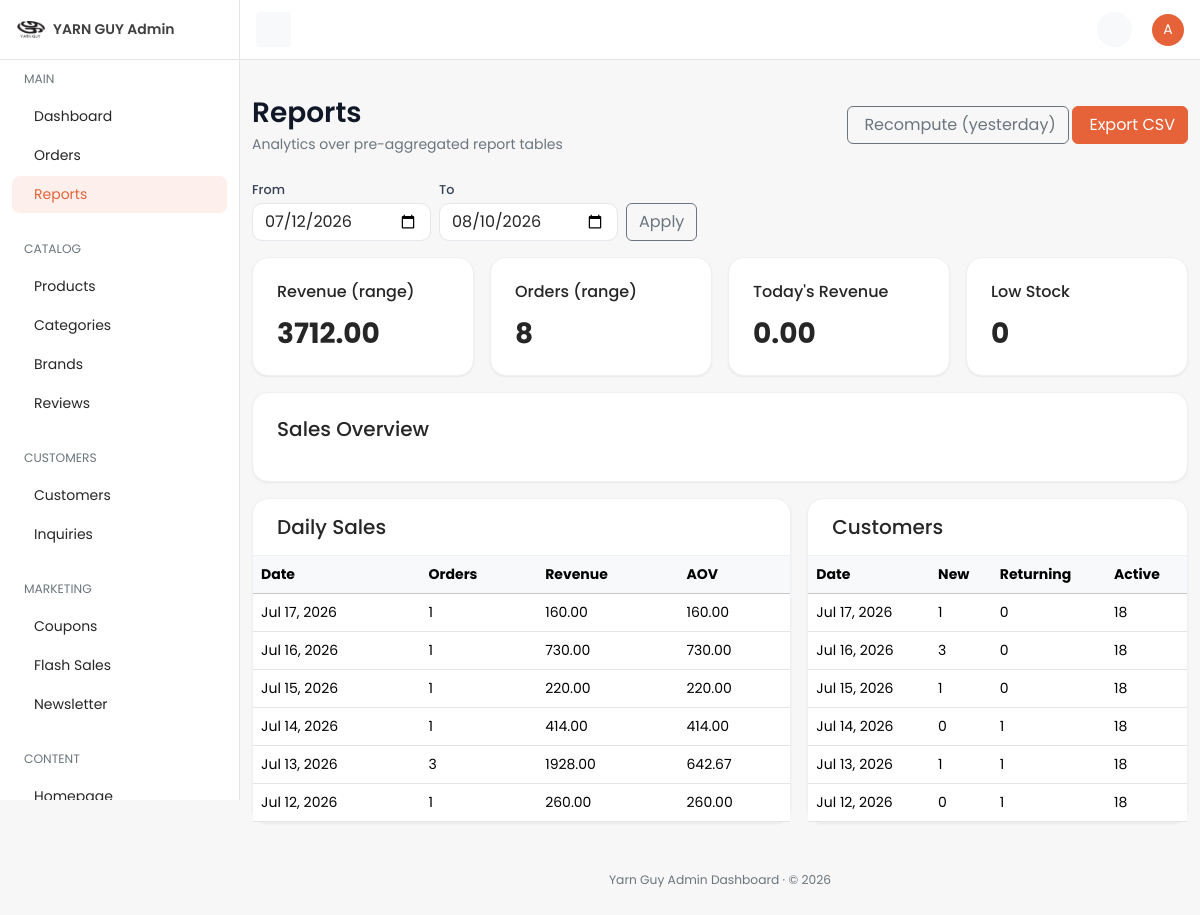
Screenshot of /dashboard/reports/ (signed in) with the database file from the repository.
### core/models.py (models this page shows, shortened)
class TimeStampedModel(models.Model):
    created_at = models.DateTimeField(
        auto_now_add=True,
        db_index=True,
        verbose_name="Created at",
        help_text="Timestamp when this record was first created.",
    )
    updated_at = models.DateTimeField(
        auto_now=True,
        db_index=True,
        verbose_name="Updated at",
        help_text="Timestamp when this record was last modified.",
    )
    class Meta:
        abstract = True

class SiteSettings(TimeStampedModel):
    site_name = models.CharField(max_length=120, default="Yarn Guy")
    logo = models.ImageField(upload_to="site/", blank=True, null=True, verbose_name="Logo")
    primary_color = models.CharField(max_length=7, default="#0369A1")
    secondary_color = models.CharField(max_length=7, default="#0B1220")
    font_family = models.CharField(max_length=120, default="Inter, sans-serif")
    facebook_url = models.URLField(blank=True)
    instagram_url = models.URLField(blank=True)
    twitter_url = models.URLField(blank=True)
    whatsapp_number = models.CharField(max_length=20, blank=True)
    vendor_email = models.EmailField(
        blank=True,
        verbose_name="Vendor Email",
        help_text="Email address to receive quote requests and contact inquiries.",
    )
    default_currency = models.ForeignKey(
        Currency,
        on_delete=models.PROTECT,
        null=True,
        blank=True,
        related_name="+",
    )
    default_language = models.CharField(max_length=5, default="en")
    tax_rate_percent = models.DecimalField(max_digits=5, decimal_places=2, default=0)
    cod_delivery_charge = models.DecimalField(max_digits=10, decimal_places=2, default=50, verbose_name="COD Delivery Charge")
    card_gateway_public_key_env = models.CharField(
        max_length=80,
        default="CARD_GATEWAY_PUBLIC_KEY",
        help_text="Environment variable name for the card gateway public key.",
    )
    qatar_gateway_public_key_env = models.CharField(
        max_length=80,
        default="QATAR_GATEWAY_PUBLIC_KEY",
        blank=True,
    )
    order_email_template_slug = models.CharField(max_length=80, default="order-status")
    whatsapp_template_slug = models.CharField(max_length=80, default="order-whatsapp")
    razorpay_key_id = models.CharField(
        max_length=120,
        blank=True,
        verbose_name="Razorpay Key ID",
        help_text="Razorpay Key ID / Test Key ID for payment processing.",
    )
    razorpay_key_secret = models.CharField(
        max_length=120,
        blank=True,
        verbose_name="Razorpay Key Secret",
        help_text="Razorpay Key Secret / Test Key Secret for payment signature verification.",
    )
    class Meta:
        verbose_name = "Site settings"
        verbose_name_plural = "Site settings"

### reports/models.py (models this page shows)
class DailySalesReport(TimeStampedModel):
    report_date = models.DateField(unique=True, db_index=True)
    order_count = models.PositiveIntegerField(default=0)
    revenue = models.DecimalField(max_digits=14, decimal_places=2, default=0)
    average_order_value = models.DecimalField(max_digits=12, decimal_places=2, default=0)
    coupon_discount_total = models.DecimalField(max_digits=12, decimal_places=2, default=0)
    class Meta:
        ordering = ["-report_date"]
        verbose_name = "Daily sales report"
        verbose_name_plural = "Daily sales reports"

class DailyCustomerReport(TimeStampedModel):
    report_date = models.DateField(unique=True, db_index=True)
    new_customers = models.PositiveIntegerField(default=0)
    returning_customers = models.PositiveIntegerField(default=0)
    total_active_customers = models.PositiveIntegerField(default=0)
    class Meta:
        ordering = ["-report_date"]
        verbose_name = "Daily customer report"
        verbose_name_plural = "Daily customer reports"

### dashboard/views/reports.py (the view)
# urls.py: path("reports/", reports.reports_view, name="reports"),
@dashboard_required
def reports_view(request: HttpRequest) -> HttpResponse:
    today = timezone.localdate()
    end = _parse_date(request.GET.get("end", ""), today)
    start = _parse_date(request.GET.get("start", ""), today - timedelta(days=29))
    sales = get_daily_sales_reports(start_date=start, end_date=end, page=1, page_size=366)
    customers = get_daily_customer_reports(start_date=start, end_date=end, page=1, page_size=366)
    ordered = list(reversed(sales["results"]))
    chart = {
        "categories": [r.report_date.strftime("%b %d") for r in ordered],
        "revenue": [float(r.revenue) for r in ordered],
        "orders": [r.order_count for r in ordered],
    }
    total_revenue = sum(float(r.revenue) for r in sales["results"])
    total_orders = sum(r.order_count for r in sales["results"])
    context = {
        "nav_section": "reports",
        "page_title": "Reports",
        "start": start,
        "end": end,
        "summary": get_admin_dashboard_summary(),
        "sales": sales["results"],
        "customers": customers["results"],
        "sales_series": chart,
        "total_revenue": total_revenue,
        "total_orders": total_orders,
    }
    return render(request, "dashboard/reports/index.html", context)

### dashboard/templates/dashboard/reports/index.html (shortened to what this page needs)
{% extends "dashboard/base.html" %}
{% block page_title %}Reports{% endblock %}
{% block breadcrumbs %}<p class="mb-0 text-secondary">Analytics over pre-aggregated report tables</p>{% endblock %}
{% block page_actions %}
<form method="post" action="{% url 'dashboard:reports-recompute' %}" class="d-inline">
  <button type="submit" class="btn btn-outline-secondary">Recompute (yesterday)</button>
</form>
<a href="{% url 'dashboard:reports-export' %}?start={{ start|date:'Y-m-d' }}&end={{ end|date:'Y-m-d' }}" class="btn btn-primary">Export CSV</a>
{% endblock %}
{% block content %}
<div class="row">
  <div class="col-12">
    <form method="get" class="d-flex gap-2 mb-3 flex-wrap align-items-end">
      <div>
        <label class="form-label small mb-1">From</label>
        <input type="date" name="start" value="{{ start|date:'Y-m-d' }}" class="form-control" />
      </div>
      <div>
        <label class="form-label small mb-1">To</label>
        <input type="date" name="end" value="{{ end|date:'Y-m-d' }}" class="form-control" />
      </div>
      <button type="submit" class="btn btn-outline-secondary">Apply</button>
    </form>
  </div>
</div>
<div class="row g-3 mb-3">
  <div class="col-12 col-sm-6 col-md-3">
    <div class="card h-100"><div class="card-body p-4"><h6 class="mb-3">Revenue (range)</h6><h3 class="fw-bold mb-0">{{ total_revenue|floatformat:2 }}</h3></div></div>
  </div>
  <div class="col-12 col-sm-6 col-md-3">
    <div class="card h-100"><div class="card-body p-4"><h6 class="mb-3">Orders (range)</h6><h3 class="fw-bold mb-0">{{ total_orders }}</h3></div></div>
  </div>
  <div class="col-12 col-sm-6 col-md-3">
    <div class="card h-100"><div class="card-body p-4"><h6 class="mb-3">Today's Revenue</h6><h3 class="fw-bold mb-0">{{ summary.today_revenue|floatformat:2 }}</h3></div></div>
  </div>
  <div class="col-12 col-sm-6 col-md-3">
    <div class="card h-100"><div class="card-body p-4"><h6 class="mb-3">Low Stock</h6><h3 class="fw-bold mb-0">{{ summary.low_stock_alert_count }}</h3></div></div>
  </div>
</div>
<div class="row mb-3">
  <div class="col-12">
    <div class="card"><div class="card-body p-4">
      <h2 class="fs-5 mb-3">Sales Overview</h2>
    </div></div>
  </div>
</div>
<div class="row g-3">
  <div class="col-12 col-lg-7">
    <div class="card">
      <div class="card-header bg-transparent px-4 py-3"><h3 class="h5 mb-0">Daily Sales</h3></div>
      <div class="table-responsive">
        <table class="table mb-0 align-middle">
          <thead class="table-light"><tr><th>Date</th><th>Orders</th><th>Revenue</th><th>AOV</th></tr></thead>
          <tbody>
            {% for r in sales %}
            <tr><td>{{ r.report_date|date:"M d, Y" }}</td><td>{{ r.order_count }}</td><td>{{ r.revenue|floatformat:2 }}</td><td>{{ r.average_order_value|floatformat:2 }}</td></tr>
            {% empty %}<tr><td colspan="4" class="text-center text-secondary py-4">No sales data in range.</td></tr>{% endfor %}
          </tbody>
        </table>
      </div>
    </div>
  </div>
  <div class="col-12 col-lg-5">
    <div class="card">
      <div class="card-header bg-transparent px-4 py-3"><h3 class="h5 mb-0">Customers</h3></div>
      <div class="table-responsive">
        <table class="table mb-0 align-middle">
          <thead class="table-light"><tr><th>Date</th><th>New</th><th>Returning</th><th>Active</th></tr></thead>
          <tbody>
            {% for c in customers %}
            <tr><td>{{ c.report_date|date:"M d, Y" }}</td><td>{{ c.new_customers }}</td><td>{{ c.returning_customers }}</td><td>{{ c.total_active_customers }}</td></tr>
            {% empty %}<tr><td colspan="4" class="text-center text-secondary py-4">No customer data in range.</td></tr>{% endfor %}
          </tbody>
        </table>
      </div>
    </div>
  </div>
</div>
{% endblock %}

### dashboard/templates/dashboard/partials/_topbar.html (shortened to what this page needs)
{% load static %}
<nav id="topbar" class="navbar bg-white border-bottom fixed-top topbar px-3">
  <button id="toggleBtn" class="d-none d-lg-inline-flex btn btn-light btn-icon btn-sm" type="button">
  </button>
  <div>
    <ul class="list-unstyled d-flex align-items-center mb-0 gap-1">
      <li>
        <a class="position-relative btn-icon btn-sm btn-light btn rounded-circle" data-bs-toggle="dropdown"
           aria-expanded="false" href="#" role="button">
        </a>
      </li>
      <li class="ms-3 dropdown">
        <a href="#" role="button" data-bs-toggle="dropdown" aria-expanded="false">
          <span class="avatar avatar-sm avatar-primary rounded-circle">
            <span class="avatar-initials rounded-circle">{{ request.user.get_username|slice:":1"|upper }}</span>
          </span>
        </a>
      </li>
    </ul>
  </div>
</nav>

### dashboard/templates/dashboard/partials/_sidebar.html (shortened to what this page needs)
{% load static %}
<aside id="sidebar" class="sidebar">
  <div class="logo-area">
    <a href="{% url 'dashboard:home' %}" class="d-inline-flex align-items-center">
      <img src="{% if site_settings.logo %}{{ site_settings.logo.url }}{% else %}{% static 'dashboard/images/logo.png' %}{% endif %}" alt="YARN GUY Admin" width="28" height="28"
        style="border-radius: 50%; object-fit: contain;" />
      <span class="logo-text ms-2 fw-semibold">YARN GUY Admin</span>
    </a>
  </div>
  <ul class="nav flex-column">
    <li class="px-4 py-2"><small class="nav-text text-secondary text-uppercase">Main</small></li>
    <li>
      <a class="nav-link {% if nav_section == 'home' %}active{% endif %}" href="{% url 'dashboard:home' %}">
        <span class="nav-text">Dashboard</span>
      </a>
    </li>
    <li>
      <a class="nav-link {% if nav_section == 'orders' %}active{% endif %}" href="{% url 'dashboard:order-list' %}">
        <span class="nav-text">Orders</span>
      </a>
    </li>
    <li>
      <a class="nav-link {% if nav_section == 'reports' %}active{% endif %}" href="{% url 'dashboard:reports' %}">
        <span class="nav-text">Reports</span>
      </a>
    </li>
    <li class="px-4 pt-4 pb-2"><small class="nav-text text-secondary text-uppercase">Catalog</small></li>
    <li>
      <a class="nav-link {% if nav_section == 'products' %}active{% endif %}" href="{% url 'dashboard:product-list' %}">
        <span class="nav-text">Products</span>
      </a>
    </li>
    <li>
      <a class="nav-link {% if nav_section == 'categories' %}active{% endif %}"
        href="{% url 'dashboard:category-list' %}">
        <span class="nav-text">Categories</span>
      </a>
    </li>
    <li>
      <a class="nav-link {% if nav_section == 'brands' %}active{% endif %}" href="{% url 'dashboard:brand-list' %}">
        <span class="nav-text">Brands</span>
      </a>
    </li>
    <li>
      <a class="nav-link {% if nav_section == 'reviews' %}active{% endif %}" href="{% url 'dashboard:review-list' %}">
        <span class="nav-text">Reviews</span>
      </a>
    </li>
    <li class="px-4 pt-4 pb-2"><small class="nav-text text-secondary text-uppercase">Customers</small></li>
    <li>
      <a class="nav-link {% if nav_section == 'customers' %}active{% endif %}"
        href="{% url 'dashboard:customer-list' %}">
        <span class="nav-text">Customers</span>
      </a>
    </li>
    <li>
      <a class="nav-link {% if nav_section == 'inquiries' %}active{% endif %}"
        href="{% url 'dashboard:inquiry-list' %}">
        <span class="nav-text">Inquiries</span>
      </a>
    </li>
    <li class="px-4 pt-4 pb-2"><small class="nav-text text-secondary text-uppercase">Marketing</small></li>
    <li>
      <a class="nav-link {% if nav_section == 'coupons' %}active{% endif %}" href="{% url 'dashboard:coupon-list' %}">
        <span class="nav-text">Coupons</span>
      </a>
    </li>
    <li>
      <a class="nav-link {% if nav_section == 'flashsales' %}active{% endif %}"
        href="{% url 'dashboard:flashsale-list' %}">
        <span class="nav-text">Flash Sales</span>
      </a>
    </li>
    <li>
      <a class="nav-link {% if nav_section == 'newsletter' %}active{% endif %}"
        href="{% url 'dashboard:newsletter-list' %}">
        <span class="nav-text">Newsletter</span>
      </a>
    </li>
    <li class="px-4 pt-4 pb-2"><small class="nav-text text-secondary text-uppercase">Content</small></li>
    <li>
      <a class="nav-link {% if nav_section == 'homepage' %}active{% endif %}"
        href="{% url 'dashboard:homepagesection-list' %}">
        <span class="nav-text">Homepage</span>
      </a>
    </li>
  </ul>
</aside>

### rows the page displays
SiteSettings: logo (picture)
DailySalesReport: report_date "Jul 17, 2026", order_count "1", revenue "160.00", average_order_value "160.00"
DailySalesReport: report_date "Jul 16, 2026", order_count "1", revenue "730.00", average_order_value "730.00"
DailySalesReport: report_date "Jul 15, 2026", order_count "1", revenue "220.00", average_order_value "220.00"
DailySalesReport: report_date "Jul 14, 2026", order_count "1", revenue "414.00", average_order_value "414.00"
DailySalesReport: report_date "Jul 13, 2026", order_count "3", revenue "1928.00", average_order_value "642.67"
DailySalesReport: report_date "Jul 12, 2026", order_count "1", revenue "260.00", average_order_value "260.00"
DailyCustomerReport: report_date "Jul 17, 2026", new_customers "1", returning_customers "0", total_active_customers "18"
DailyCustomerReport: report_date "Jul 16, 2026", new_customers "3", returning_customers "0", total_active_customers "18"
DailyCustomerReport: report_date "Jul 15, 2026", new_customers "1", returning_customers "0", total_active_customers "18"
DailyCustomerReport: report_date "Jul 14, 2026", new_customers "0", returning_customers "1", total_active_customers "18"
DailyCustomerReport: report_date "Jul 13, 2026", new_customers "1", returning_customers "1", total_active_customers "18"
DailyCustomerReport: report_date "Jul 12, 2026", new_customers "0", returning_customers "1", total_active_customers "18"

### other values shown
{{ request.user.get_username|slice:":1"|upper }} "A"
{{ total_revenue|floatformat:2 }} "3712.00"
{{ total_orders }} "8"
{{ summary.today_revenue|floatformat:2 }} "0.00"
{{ summary.low_stock_alert_count }} "0"
